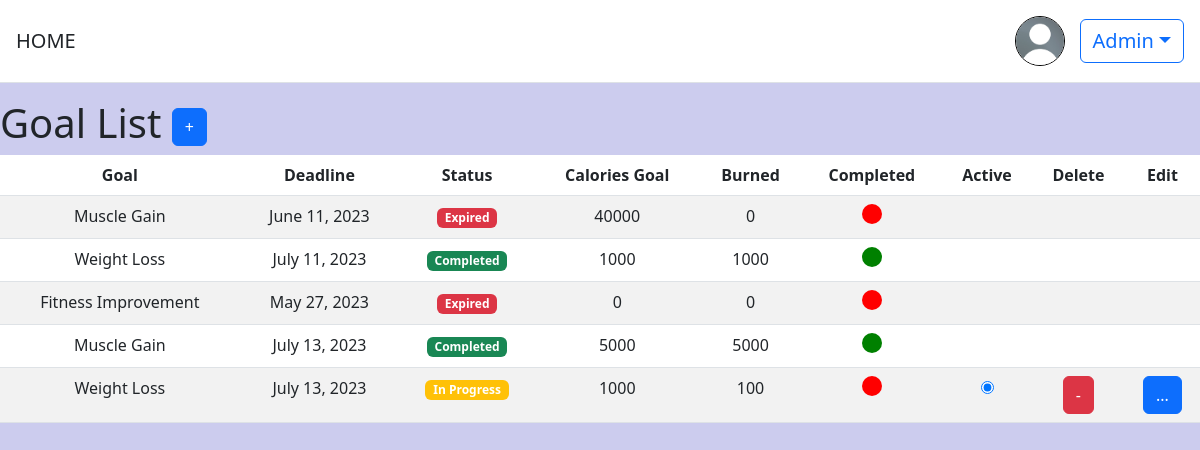
Page /obiettivi/lista/ (signed in) on the earlier database version.
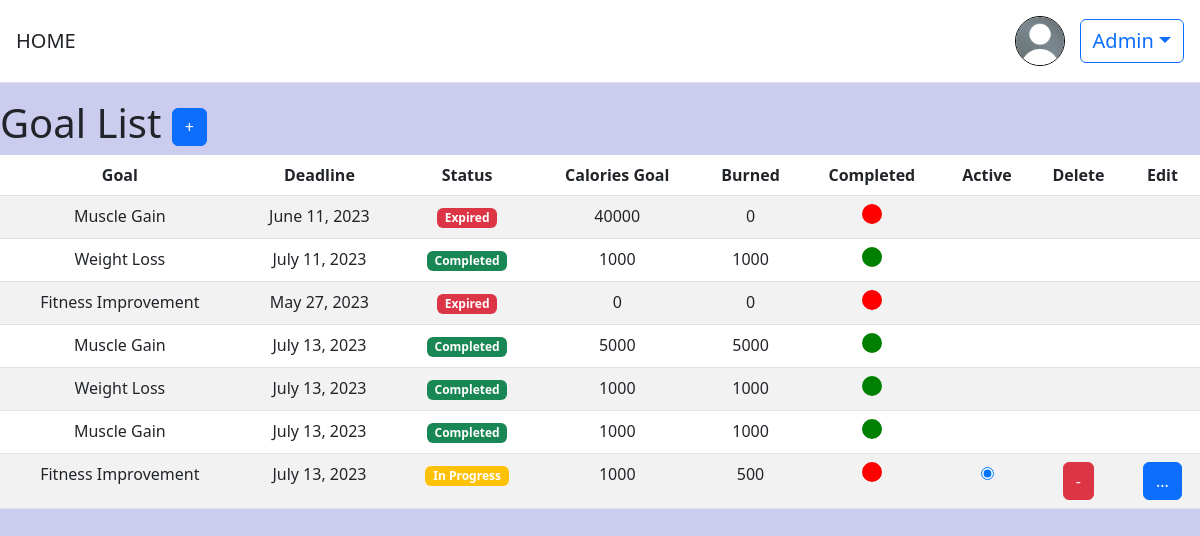
Same page on the later database version.
### obiettivi/models.py (models this page shows, shortened)
class GoalModel(models.Model):
    GOAL_CHOICES = (
        ('Weight Loss', 'Weight Loss'),
        ('Muscle Gain', 'Muscle Gain'),
        ('Fitness Improvement', 'Fitness Improvement'),
    )
    STATUS_CHOICES = (
        ('V', 'In Corso'),
        ('S', 'Scaduto'),
    )
    TEMP_CHOICES = (
        (1, '1 day'),
        (7, '1 week'),
        (30, '1 month'),
        (90, '3 months'),
    )
    def is_deadline_expired(self):
        today = date.today()
        if self.deadline < today:
            self.is_expired = True
            self.save()
            return True
        else:
            self.is_expired = False
            self.save()
            return False
    deadline = models.DateField(blank=True, null=True)
    status = models.CharField(max_length=1, choices=STATUS_CHOICES, default='V')
    tempistica = models.IntegerField(choices=TEMP_CHOICES, default=30)
    utente = models.ForeignKey(settings.AUTH_USER_MODEL, on_delete=models.CASCADE)
    goal_type = models.CharField(max_length=20, choices=GOAL_CHOICES)
    data_creazione = models.DateField(default=timezone.now)
    descrizione = models.TextField(max_length=255, blank=True, null=True)
    CaloriesGoal = models.IntegerField(default=0, blank=False, null=False)
    is_selected = models.BooleanField(default=False)
    is_completed = models.BooleanField(default=False)
    is_expired = models.BooleanField(default=False)
    cal = models.IntegerField(default=0)

### obiettivi/views.py (the view, shortened to what this page needs)
# urls.py: path('lista/', views.listaobiettivi, name='listaobiettivi'),
@login_required
def listaobiettivi(request):
    goals = GoalModel.objects.filter(utente=request.user)
    return render(request, 'goals.html', {'goals': goals})

### templates/goals.html (shortened to what this page needs)
{% extends "base.html" %}
{% block content %}
  <div>
    <h1>
      Goal List
      <a href="{% url 'create_goal' %}" class="btn btn-primary"> + </a>
    </h1>
  </div>
<form id="goalSelectionForm" method="POST" action="{% url 'update_goal_selection' %}">
 <div class="table-responsive" >
  <table class="table table-striped">
    <thead>
      <tr>
        <th>Goal</th>
        <th>Deadline</th>
        <th>Status</th>
        <th>Calories Goal</th>
        <th>Burned</th>
        <th>Completed</th>
        <th>Active</th>
        <th>Delete</th>
        <th>Edit</th>
      </tr>
    </thead>
    <tbody>
      {% for goal in goals %}
        <tr>
          <td>{{ goal.goal_type }}</td>
          <td>{{ goal.deadline }}</td>
          <td>
            {% if goal.is_completed %}
              <span class="badge bg-success">Completed</span>
            {% else %}
             {% if goal.is_deadline_expired %}
              <span class="badge bg-danger">Expired</span>
             {% else %}
              <span class="badge bg-warning">In Progress</span>
            {% endif %}
           {% endif %}
          </td>
          <td>
            {{ goal.CaloriesGoal }}
          </td>
          <td>
            {{ goal.cal }}
          <td>
            {% if goal.is_completed %}
            <div style="width: 20px;height: 20px;border-radius: 50%;display: inline-block; background-color:green"></div>
            {% else %}
            <div style="width: 20px;height: 20px;border-radius: 50%;display: inline-block;background-color: red;"></div>
            {% endif %}
          </td>
        {% if not goal.is_completed and not goal.is_deadline_expired %}
         <td >
         <input type="radio" name="selected_goal" value="{{ goal.pk }}" onchange="this.form.submit()"
          {% if goal.is_selected %} checked {% endif %}>
         </td>
          <td>
            <a href="{% url 'delete_goal' goal.pk %}" class="btn btn-danger">-</a>
          </td>
          <td>
            <a href="{% url 'edit' goal.pk %}" class="btn btn-primary">...</a>
          </td>
          {% else %}
          <td>&nbsp</td>
          <td>&nbsp</td>
          <td>&nbsp</td>
          {% endif %}
        </tr>
      {% empty %}
        <tr>
          <td colspan="10">No goals scored</td>
        </tr>
      {% endfor %}
    </tbody>
  </table>
  </div>
</form>
{% endblock content %}

Differences in the rows shown:
changed GoalModel (number 5 of 7 on the later page): cal "100" → "1000"; is_selected "☑" → (not shown); is_completed "In Progress - ..." → "Completed"
added GoalModel: goal_type "Muscle Gain", deadline "July 13, 2023", is_completed "Completed", CaloriesGoal "1000", cal "1000"
added GoalModel: goal_type "Fitness Improvement", deadline "July 13, 2023", is_completed "In Progress", CaloriesGoal "1000", cal "500", is_selected "☑"
